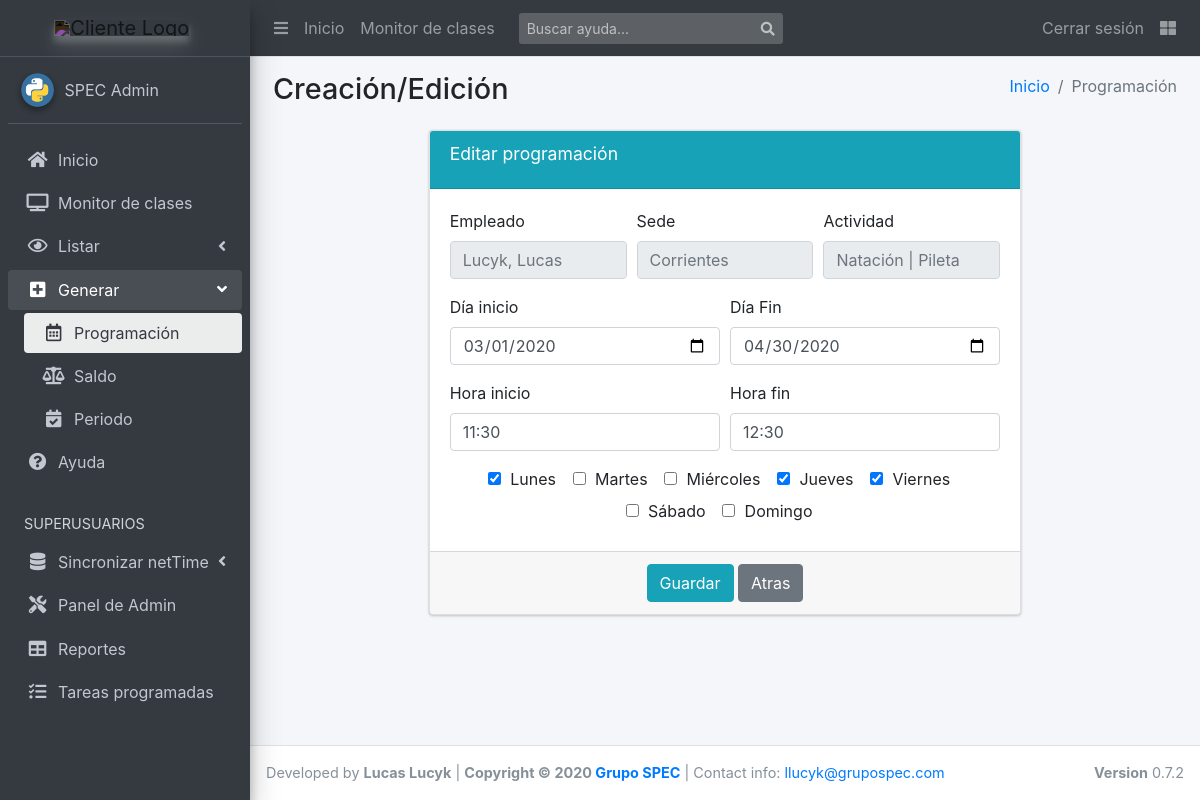
The app's page /update/programacion/1 (signed in), older data.
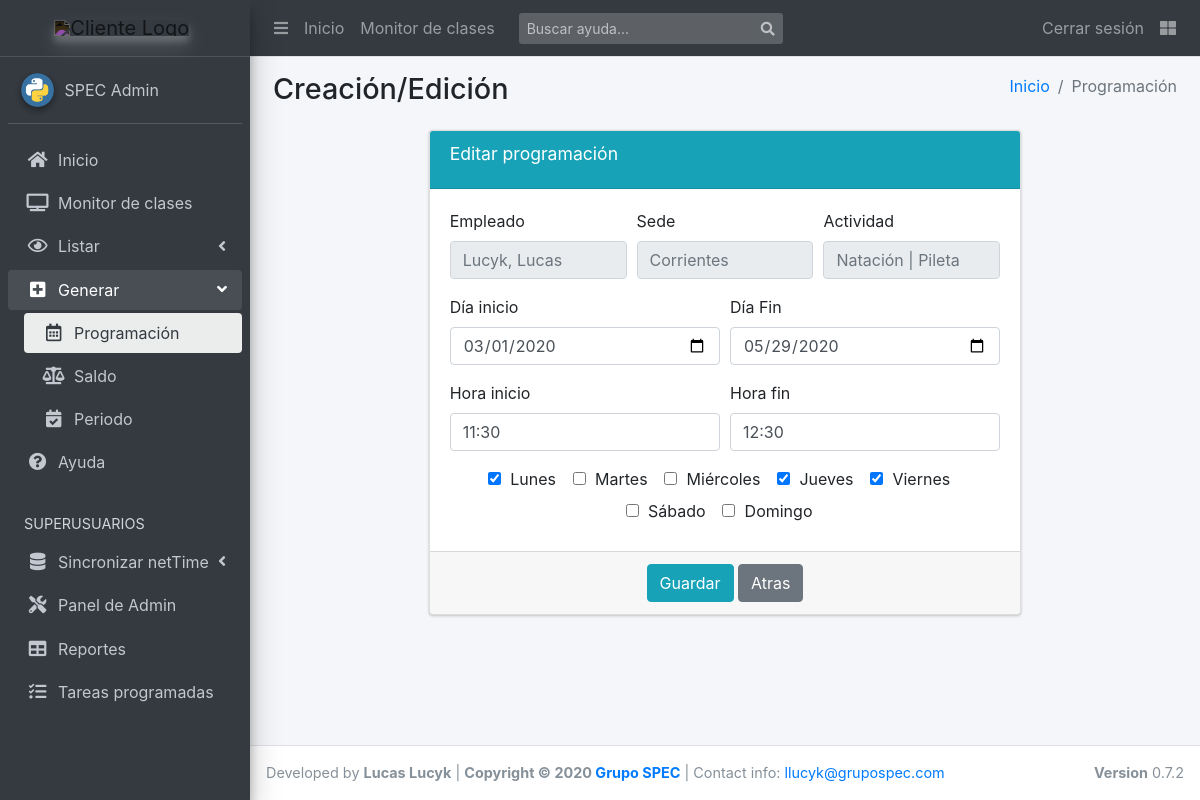
The same page, newer data.
### scg_app/models.py (models this page shows, shortened)
class Recurrencia(models.Model):
    fecha_desde = models.DateField(default=timezone.now)
    fecha_hasta = models.DateField(blank=True)
    horario_desde = models.TimeField(default=timezone.now)
    horario_hasta = models.TimeField(blank=True)
    empleado = models.ForeignKey(
        'Empleado', on_delete=models.SET(''), null=True)
    actividad = models.ForeignKey(
        'Actividad', on_delete=models.SET(''), null=True)
    sede = models.ForeignKey('Sede', on_delete=models.SET(''), null=True)
    weekdays = MultiSelectField(
        'Días de la semana', choices=settings.DIA_SEMANA_CHOICES,
        null=True, blank=True)
    locked = models.BooleanField(null=True, blank=True, default=False)
    class Meta:
        verbose_name = "Recurrencia"
        verbose_name_plural = "Recurrencias"
        get_latest_by = "id"
    def get_dias_str(self):
        return ', '.join(utils.get_dia_display(*self.weekdays))
    get_dias_str.short_description = "Días"

### scg_app/views.py (the view, shortened to what this page needs)
@login_required
def programacion_update(request, pk, context=None):
    template = "apps/scg_app/update/programacion.html"
    old_rec = get_object_or_404(Recurrencia, pk=pk)
    rec = get_object_or_404(Recurrencia, pk=pk)
    form = RecurrenciaUpdForm(instance=rec)
    context = {
        "form": form,
        "empleado": rec.empleado,
        "actividad": rec.actividad,
        "sede": rec.sede,
    }
    if not request.user.has_perm('scg_app.change_recurrencia'):
        messages.error(request, 'No tiene permiso para editar programaciones.')
        context["locked"] = True
        return render(request, template, context)
    if not request.user.has_sede_permission(rec.sede):
        messages.error(request, "No tiene permisos para esta sede.")
        context["locked"] = True
        return render(request, template, context)
    return render(request, template, context)

### scg_app/forms.py
class RecurrenciaUpdForm(RecurrenciaForm, forms.ModelForm):
    class Meta:
        model = Recurrencia
        fields = ['fecha_desde', 'fecha_hasta',
            'horario_desde', 'horario_hasta', 'weekdays',
        ]

### scg_app/models.py (called while the page is built)
    def __str__(self):
        return f'{self.nombre}'

    def __str__(self):
        return f'{self.nombre} | {self.grupo}'

    def __str__(self):
        return '{}, {}'.format(
            self.apellido,
            self.nombre if self.nombre else ''
        )

    def __str__(self):
        return f'{self.nombre}'

### scg_app/utils.py (called while the page is built)
def has_sede_permission(user, *sedes, operator: str = "AND"):
    if user.is_superuser:
        return True
    if operator == "AND":
        return all(sede in user.sedes.all() for sede in sedes)
    if operator == "OR":
        return any(sede in user.sedes.all() for sede in sedes)
    return False

### templates/apps/scg_app/update/programacion.html (shortened to what this page needs)
{% extends "apps/scg_app/create/base.html" %}
{% block active_programar %}active{% endblock %}
{% block route %}
  <li class="breadcrumb-item"><a href="{% url 'index' %}">Inicio</a></li>
  <li class="breadcrumb-item active">Programaci&oacute;n</li>
{% endblock route %}
{% block formulario %}
	{% if form %}
		<div class="row">
			<div class="col-md-2"></div>
			<div class="col-md-8">
				<form method="POST">
					<div class="card card-info">
			      <div class="card-header align-middle">
			        <h3 class="card-title align-middle">Editar programación</h3>
						</div>
						<div class="card-body">
							<fieldset disabled>
								<div class="form-row">
							    <div class="form-group col-md-4">
							      <label for="disabledEmpleado">Empleado</label>
							      <input type="text" id="disabledEmpleado" class="form-control" placeholder="{{empleado}}">
							    </div>
							    <div class="form-group col-md-4">
							      <label for="disabledSede">Sede</label>
							      <input type="text" id="disabledSede" class="form-control" placeholder="{{sede}}">
							    </div>
							    <div class="form-group col-md-4">
							      <label for="disabledActividad">Actividad</label>
							      <input type="text" id="disabledActividad" class="form-control" placeholder="{{actividad}}">
							    </div>
						    </div>
							</fieldset>
							<div class="form-row">
                <div class="form-group col-md-6 col-lg-6">
									<label for="dia_inicio">Día inicio</label>
									{{form.fecha_desde}}
								</div>
								<div class="form-group col-md-6 col-lg-6">
									<label for="dia_fin">Día Fin</label>
									{{form.fecha_hasta}}
								</div>
              </div>
              <div class="form-row">
                <div class="form-group col-md-6 col-lg-6">
									<label for="hora_inicio">Hora inicio</label>
									{{form.horario_desde}}
								</div>
								<div class="form-group col-md-6 col-lg-6">
									<label for="hora_fin">Hora fin</label>
									{{form.horario_hasta}}
								</div>
              </div>
              <div class="form-row text-center">
                <div class="form-group col-md-12 col-lg-12 mb-0">
									{% for dia in form.weekdays %}
										<div class="form-check form-check-inline">
											{{ dia }}
										</div>
									{% endfor %}
								</div>
              </div>
						</div>
						<div class="card-footer text-center">
		          <button type="submit" class="btn btn-info" {% if locked %}disabled{% endif %}>Guardar</button>
		          <a class="btn btn-secondary" href="javascript: window.history.back();" role="button">Atras</a>
		        </div>
		    	</div>
		    </form>
			</div>
			<div class="col-md-2"></div>
		</div>
	{% endif %}
{% endblock %}

Row changes from the older to the newer data that the page shows:
changed Recurrencia: fecha_hasta "04/30/2020" → "05/29/2020"
